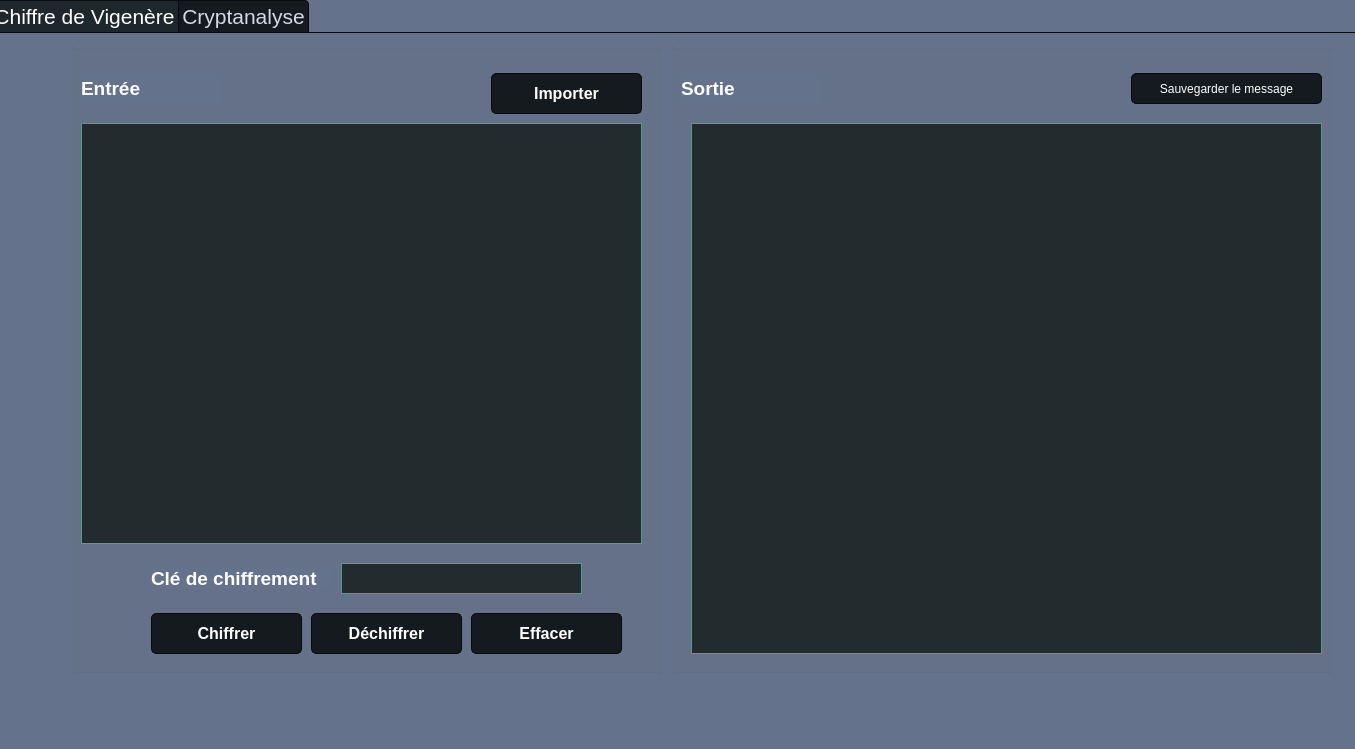
<?xml version="1.0" encoding="UTF-8"?>
<ui version="4.0">
 <class>MainWindow</class>
 <widget class="QMainWindow" name="MainWindow">
  <property name="geometry">
   <rect>
    <x>0</x>
    <y>0</y>
    <width>1355</width>
    <height>749</height>
   </rect>
  </property>
  <property name="windowTitle">
   <string>Cryptanalyse du Chiffre de Vigenère</string>
  </property>
  <property name="windowIcon">
   <iconset>
    <normaloff>crypte.png</normaloff>crypte.png</iconset>
  </property>
  <property name="styleSheet">
   <string notr="true">background-color: rgb(101, 114, 139);</string>
  </property>
  <widget class="QWidget" name="centralwidget">
   <widget class="QTabWidget" name="tabWidget">
    <property name="geometry">
     <rect>
      <x>-10</x>
      <y>0</y>
      <width>2571</width>
      <height>1421</height>
     </rect>
    </property>
    <property name="sizePolicy">
     <sizepolicy hsizetype="Maximum" vsizetype="Maximum">
      <horstretch>0</horstretch>
      <verstretch>0</verstretch>
     </sizepolicy>
    </property>
    <property name="font">
     <font>
      <pointsize>16</pointsize>
     </font>
    </property>
    <property name="styleSheet">
     <string notr="true">
QMainWindow {
	background-color:#151a1e;
}
QCalendar {
	background-color: #151a1e;
}
QTextEdit {
	border-width: 1px;
	border-style: solid;
	border-color: #4fa08b;
	background-color: #222b2e;
	color: #d3dae3;
}
QPlainTextEdit {
	border-width: 1px;
	border-style: solid;
	border-color: #4fa08b;
	background-color: #222b2e;
	color: #d3dae3;
}
QToolButton {
	border-style: solid;
	border-top-color: qlineargradient(spread:pad, x1:0.5, y1:1, x2:0.5, y2:0, stop:0 rgb(215, 215, 215), stop:1 rgb(222, 222, 222));
	border-right-color: qlineargradient(spread:pad, x1:0, y1:0.5, x2:1, y2:0.5, stop:0 rgb(217, 217, 217), stop:1 rgb(227, 227, 227));
	border-left-color: qlineargradient(spread:pad, x1:0, y1:0.5, x2:1, y2:0.5, stop:0 rgb(227, 227, 227), stop:1 rgb(217, 217, 217));
	border-bottom-color: qlineargradient(spread:pad, x1:0.5, y1:1, x2:0.5, y2:0, stop:0 rgb(215, 215, 215), stop:1 rgb(222, 222, 222));
	border-width: 1px;
	border-radius: 5px;
	color: #d3dae3;
	padding: 2px;
	background-color: rgb(255,255,255);
}
QToolButton:hover{
	border-style: solid;
	border-top-color: qlineargradient(spread:pad, x1:0.5, y1:1, x2:0.5, y2:0, stop:0 rgb(195, 195, 195), stop:1 rgb(222, 222, 222));
	border-right-color: qlineargradient(spread:pad, x1:0, y1:0.5, x2:1, y2:0.5, stop:0 rgb(197, 197, 197), stop:1 rgb(227, 227, 227));
	border-left-color: qlineargradient(spread:pad, x1:0, y1:0.5, x2:1, y2:0.5, stop:0 rgb(227, 227, 227), stop:1 rgb(197, 197, 197));
	border-bottom-color: qlineargradient(spread:pad, x1:0.5, y1:1, x2:0.5, y2:0, stop:0 rgb(195, 195, 195), stop:1 rgb(222, 222, 222));
	border-width: 1px;
	border-radius: 5px;
	color: rgb(0,0,0);
	padding: 2px;
	background-color: rgb(255,255,255);
}
QToolButton:pressed{
	border-style: solid;
	border-top-color: qlineargradient(spread:pad, x1:0.5, y1:1, x2:0.5, y2:0, stop:0 rgb(215, 215, 215), stop:1 rgb(222, 222, 222));
	border-right-color: qlineargradient(spread:pad, x1:0, y1:0.5, x2:1, y2:0.5, stop:0 rgb(217, 217, 217), stop:1 rgb(227, 227, 227));
	border-left-color: qlineargradient(spread:pad, x1:0, y1:0.5, x2:1, y2:0.5, stop:0 rgb(227, 227, 227), stop:1 rgb(217, 217, 217));
	border-bottom-color: qlineargradient(spread:pad, x1:0.5, y1:1, x2:0.5, y2:0, stop:0 rgb(215, 215, 215), stop:1 rgb(222, 222, 222));
	border-width: 1px;
	border-radius: 5px;
	color: rgb(0,0,0);
	padding: 2px;
	background-color: rgb(142,142,142);
}
QPushButton{
	border-style: solid;
	border-color: #050a0e;
	border-width: 1px;
	border-radius: 5px;
	color: #d3dae3;
	padding: 2px;
	background-color: #151a1e;
}
QPushButton::default{
	border-style: solid;
	border-color: #050a0e;
	border-width: 1px;
	border-radius: 5px;
	color: #FFFFFF;
	padding: 2px;
	background-color: #151a1e;;
}
QPushButton:hover{
	border-style: solid;
	border-color: #050a0e;
	border-width: 1px;
	border-radius: 5px;
	color: #d3dae3;
	padding: 2px;
	background-color: #1c1f1f;
}
QPushButton:pressed{
	border-style: solid;
	border-color: #050a0e;
	border-width: 1px;
	border-radius: 5px;
	color: #d3dae3;
	padding: 2px;
	background-color: #2c2f2f;
}
QPushButton:disabled{
	border-style: solid;
	border-top-color: qlineargradient(spread:pad, x1:0.5, y1:1, x2:0.5, y2:0, stop:0 rgb(215, 215, 215), stop:1 rgb(222, 222, 222));
	border-right-color: qlineargradient(spread:pad, x1:0, y1:0.5, x2:1, y2:0.5, stop:0 rgb(217, 217, 217), stop:1 rgb(227, 227, 227));
	border-left-color: qlineargradient(spread:pad, x1:0, y1:0.5, x2:1, y2:0.5, stop:0 rgb(227, 227, 227), stop:1 rgb(217, 217, 217));
	border-bottom-color: qlineargradient(spread:pad, x1:0.5, y1:1, x2:0.5, y2:0, stop:0 rgb(215, 215, 215), stop:1 rgb(222, 222, 222));
	border-width: 1px;
	border-radius: 5px;
	color: #808086;
	padding: 2px;
	background-color: rgb(142,142,142);
}
QLineEdit {
	border-width: 1px;
	border-style: solid;
	border-color: #4fa08b;
	background-color: #222b2e;
	color: #d3dae3;
}
QLabel {
	color: #d3dae3;
}
QLCDNumber {
	color: #4d9b87;
}
QProgressBar {
	text-align: center;
	color: #d3dae3;
	border-radius: 10px;
	border-color: transparent;
	border-style: solid;
	background-color: #52595d;
}
QProgressBar::chunk {
	background-color: #214037	;
	border-radius: 10px;
}
QMenuBar {
	background-color: #151a1e;
}
QMenuBar::item {
	color: #d3dae3;
  	spacing: 3px;
  	padding: 1px 4px;
	background-color: #151a1e;
}

QMenuBar::item:selected {
  	background-color: #252a2e;
	color: #FFFFFF;
}
QMenu {
	background-color: #151a1e;
}
QMenu::item:selected {
	background-color: #252a2e;
	color: #FFFFFF;
}
QMenu::item {
	color: #d3dae3;
	background-color: #151a1e;
}
QTabWidget {
	color:rgb(0,0,0);
	background-color:#000000;
}
QTabWidget::pane {
		border-color: #050a0e;
		background-color: #1e282c;
		border-style: solid;
		border-width: 1px;
    	border-bottom-left-radius: 4px;
		border-bottom-right-radius: 4px;
}
QTabBar::tab:first {
	border-style: solid;
	border-left-width:1px;
	border-right-width:0px;
	border-top-width:1px;
	border-bottom-width:0px;
	border-top-color: #050a0e;
	border-left-color: #050a0e;
	border-bottom-color: #050a0e;
	border-top-left-radius: 4px;
	color: #d3dae3;
	padding: 3px;
	margin-left:0px;
	background-color: #151a1e;
}
QTabBar::tab:last {
	border-style: solid;
	border-top-width:1px;
	border-left-width:1px;
	border-right-width:1px;
	border-bottom-width:0px;
	border-color: #050a0e;
	border-top-right-radius: 4px;
	color: #d3dae3;
	padding: 3px;
	margin-left:0px;
	background-color: #151a1e;
}
QTabBar::tab {
	border-style: solid;
	border-top-width:1px;
	border-bottom-width:0px;
	border-left-width:1px;
	border-top-color: #050a0e;
	border-left-color: #050a0e;
	border-bottom-color: #050a0e;
	color: #d3dae3;
	padding: 3px;
	margin-left:0px;
	background-color: #151a1e;
}
QTabBar::tab:selected, QTabBar::tab:last:selected, QTabBar::tab:hover {
  	border-style: solid;
  	border-left-width:1px;
	border-bottom-width:0px;
	border-right-color: transparent;
	border-top-color: #050a0e;
	border-left-color: #050a0e;
	border-bottom-color: #050a0e;
	color: #FFFFFF;
	padding: 3px;
	margin-left:0px;
	background-color: #1e282c;
}

QTabBar::tab:selected, QTabBar::tab:first:selected, QTabBar::tab:hover {
  	border-style: solid;
  	border-left-width:1px;
  	border-bottom-width:0px;
  	border-top-width:1px;
	border-right-color: transparent;
	border-top-color: #050a0e;
	border-left-color: #050a0e;
	border-bottom-color: #050a0e;
	color: #FFFFFF;
	padding: 3px;
	margin-left:0px;
	background-color: #1e282c;
}

QCheckBox {
	color: #d3dae3;
	padding: 2px;
}
QCheckBox:disabled {
	color: #808086;
	padding: 2px;
}

QCheckBox:hover {
	border-radius:4px;
	border-style:solid;
	padding-left: 1px;
	padding-right: 1px;
	padding-bottom: 1px;
	padding-top: 1px;
	border-width:1px;
	border-color: transparent;
}
QCheckBox::indicator:checked {

	height: 10px;
	width: 10px;
	border-style:solid;
	border-width: 1px;
	border-color: #4fa08b;
	color: #000000;
	background-color: qradialgradient(cx:0.4, cy:0.4, radius: 1.5,fx:0, fy:0, stop:0 #1e282c, stop:0.3 #1e282c, stop:0.4 #4fa08b, stop:0.5 #1e282c, stop:1 #1e282c);
}
QCheckBox::indicator:unchecked {

	height: 10px;
	width: 10px;
	border-style:solid;
	border-width: 1px;
	border-color: #4fa08b;
	color: #000000;
}
QRadioButton {
	color: #d3dae3;
	padding: 1px;
}
QRadioButton::indicator:checked {
	height: 10px;
	width: 10px;
	border-style:solid;
	border-radius:5px;
	border-width: 1px;
	border-color: #4fa08b;
	color: #a9b7c6;
	background-color: qradialgradient(cx:0.5, cy:0.5, radius:0.4,fx:0.5, fy:0.5, stop:0 #4fa08b, stop:1 #1e282c);
}
QRadioButton::indicator:!checked {
	height: 10px;
	width: 10px;
	border-style:solid;
	border-radius:5px;
	border-width: 1px;
	border-color: #4fa08b;
	color: #a9b7c6;
	background-color: transparent;
}
QStatusBar {
	color:#027f7f;
}
QSpinBox {
	color: #d3dae3;
	background-color: #222b2e;
	border-width: 1px;
	border-style: solid;
	border-color: #4fa08b;
}
QDoubleSpinBox {
	color: #d3dae3;
	background-color: #222b2e;
	border-width: 1px;
	border-style: solid;
	border-color: #4fa08b;
}
QTimeEdit {
	color: #d3dae3;
	background-color: #222b2e;
	border-width: 1px;
	border-style: solid;
	border-color: #4fa08b;
}
QDateTimeEdit {
	color: #d3dae3;
	background-color: #222b2e;
	border-width: 1px;
	border-style: solid;
	border-color: #4fa08b;
}
QDateEdit {
	color: #d3dae3;
	background-color: #222b2e;
	border-width: 1px;
	border-style: solid;
	border-color: #4fa08b;
}
QFontComboBox {
	color: #d3dae3;
	background-color: #222b2e;
	border-width: 1px;
	border-style: solid;
	border-color: #4fa08b;
}
QComboBox {
	color: #d3dae3;
	background-color: #222b2e;
	border-width: 1px;
	border-style: solid;
	border-color: #4fa08b;
}

QDial {
	background: #16a085;
}

QToolBox {
	color: #a9b7c6;
	background-color: #222b2e;
}
QToolBox::tab {
	color: #a9b7c6;
	background-color:#222b2e;
}
QToolBox::tab:selected {
	color: #FFFFFF;
	background-color:#222b2e;
}
QScrollArea {
	color: #FFFFFF;
	background-color:#222b2e;
}
QSlider::groove:horizontal {
	height: 5px;
	background-color: #52595d;
}
QSlider::groove:vertical {
	width: 5px;
	background-color: #52595d;
}
QSlider::handle:horizontal {
	background: #1a2224;
	border-style: solid;
	border-width: 1px;
	border-color: rgb(207,207,207);
	width: 12px;
	margin: -5px 0;
	border-radius: 7px;
}
QSlider::handle:vertical {
	background: #1a2224;
	border-style: solid;
	border-width: 1px;
	border-color: rgb(207,207,207);
	height: 12px;
	margin: 0 -5px;
	border-radius: 7px;
}
QSlider::add-page:horizontal {
    background: #52595d;
}
QSlider::add-page:vertical {
    background: #52595d;
}
QSlider::sub-page:horizontal {
    background-color: #15433a;
}
QSlider::sub-page:vertical {
    background-color: #15433a;
}
QScrollBar:horizontal {
	max-height: 10px;
	border: 1px transparent grey;
	margin: 0px 20px 0px 20px;
	background: transparent;
}
QScrollBar:vertical {
	max-width: 10px;
	border: 1px transparent grey;
	margin: 20px 0px 20px 0px;
	background: transparent;
}
QScrollBar::handle:horizontal {
	background: #52595d;
	border-style: transparent;
	border-radius: 4px;
	min-width: 25px;
}
QScrollBar::handle:horizontal:hover {
	background: #58a492;
	border-style: transparent;
	border-radius: 4px;
	min-width: 25px;
}
QScrollBar::handle:vertical {
	background: #52595d;
	border-style: transparent;
	border-radius: 4px;
	min-height: 25px;
}
QScrollBar::handle:vertical:hover {
	background: #58a492;
	border-style: transparent;
	border-radius: 4px;
	min-height: 25px;
}
QScrollBar::add-line:horizontal {
   border: 2px transparent grey;
   border-top-right-radius: 4px;
   border-bottom-right-radius: 4px;
   background: #15433a;
   width: 20px;
   subcontrol-position: right;
   subcontrol-origin: margin;
}
QScrollBar::add-line:horizontal:pressed {
   border: 2px transparent grey;
   border-top-right-radius: 4px;
   border-bottom-right-radius: 4px;
   background: rgb(181,181,181);
   width: 20px;
   subcontrol-position: right;
   subcontrol-origin: margin;
}
QScrollBar::add-line:vertical {
   border: 2px transparent grey;
   border-bottom-left-radius: 4px;
   border-bottom-right-radius: 4px;
   background: #15433a;
   height: 20px;
   subcontrol-position: bottom;
   subcontrol-origin: margin;
}
QScrollBar::add-line:vertical:pressed {
   border: 2px transparent grey;
   border-bottom-left-radius: 4px;
   border-bottom-right-radius: 4px;
   background: rgb(181,181,181);
   height: 20px;
   subcontrol-position: bottom;
   subcontrol-origin: margin;
}
QScrollBar::sub-line:horizontal {
   border: 2px transparent grey;
   border-top-left-radius: 4px;
   border-bottom-left-radius: 4px;
   background: #15433a;
   width: 20px;
   subcontrol-position: left;
   subcontrol-origin: margin;
}
QScrollBar::sub-line:horizontal:pressed {
   border: 2px transparent grey;
   border-top-left-radius: 4px;
   border-bottom-left-radius: 4px;
   background: rgb(181,181,181);
   width: 20px;
   subcontrol-position: left;
   subcontrol-origin: margin;
}
QScrollBar::sub-line:vertical {
   border: 2px transparent grey;
   border-top-left-radius: 4px;
   border-top-right-radius: 4px;
   background: #15433a;
   height: 20px;
   subcontrol-position: top;
   subcontrol-origin: margin;
}
QScrollBar::sub-line:vertical:pressed {
   border: 2px transparent grey;
   border-top-left-radius: 4px;
   border-top-right-radius: 4px;
   background: rgb(181,181,181);
   height: 20px;
   subcontrol-position: top;
   subcontrol-origin: margin;
}

QScrollBar::add-page:horizontal, QScrollBar::sub-page:horizontal {
   background: none;
}
QScrollBar::add-page:vertical, QScrollBar::sub-page:vertical {
   background: none;
}</string>
    </property>
    <property name="currentIndex">
     <number>0</number>
    </property>
    <property name="iconSize">
     <size>
      <width>16</width>
      <height>16</height>
     </size>
    </property>
    <widget class="QWidget" name="tab">
     <attribute name="title">
      <string>Chiffre de Vigenère</string>
     </attribute>
     <widget class="QGroupBox" name="groupBox">
      <property name="geometry">
       <rect>
        <x>80</x>
        <y>10</y>
        <width>591</width>
        <height>631</height>
       </rect>
      </property>
      <property name="font">
       <font>
        <pointsize>14</pointsize>
        <weight>75</weight>
        <bold>true</bold>
       </font>
      </property>
      <property name="styleSheet">
       <string notr="true">color: rgb(255, 255, 255);</string>
      </property>
      <property name="title">
       <string/>
      </property>
      <widget class="QLabel" name="label">
       <property name="geometry">
        <rect>
         <x>10</x>
         <y>30</y>
         <width>141</width>
         <height>31</height>
        </rect>
       </property>
       <property name="font">
        <font>
         <pointsize>14</pointsize>
         <weight>75</weight>
         <bold>true</bold>
        </font>
       </property>
       <property name="text">
        <string>Entrée</string>
       </property>
      </widget>
      <widget class="QPlainTextEdit" name="txtinput">
       <property name="geometry">
        <rect>
         <x>10</x>
         <y>80</y>
         <width>561</width>
         <height>421</height>
        </rect>
       </property>
       <property name="font">
        <font>
         <family>Trebuchet MS</family>
         <pointsize>12</pointsize>
         <weight>75</weight>
         <italic>false</italic>
         <bold>true</bold>
        </font>
       </property>
      </widget>
      <widget class="QLabel" name="label_4">
       <property name="geometry">
        <rect>
         <x>80</x>
         <y>525</y>
         <width>181</width>
         <height>21</height>
        </rect>
       </property>
       <property name="font">
        <font>
         <pointsize>14</pointsize>
         <weight>75</weight>
         <bold>true</bold>
        </font>
       </property>
       <property name="text">
        <string>Clé de chiffrement </string>
       </property>
      </widget>
      <widget class="QTextEdit" name="txtK">
       <property name="geometry">
        <rect>
         <x>270</x>
         <y>520</y>
         <width>241</width>
         <height>31</height>
        </rect>
       </property>
       <property name="font">
        <font>
         <pointsize>12</pointsize>
         <weight>75</weight>
         <bold>true</bold>
        </font>
       </property>
       <property name="cursor" stdset="0">
        <cursorShape>IBeamCursor</cursorShape>
       </property>
       <property name="mouseTracking">
        <bool>true</bool>
       </property>
       <property name="styleSheet">
        <string notr="true">selection-color: rgb(0, 0, 0);</string>
       </property>
      </widget>
      <widget class="QPushButton" name="btnencoder">
       <property name="geometry">
        <rect>
         <x>80</x>
         <y>570</y>
         <width>151</width>
         <height>41</height>
        </rect>
       </property>
       <property name="font">
        <font>
         <pointsize>12</pointsize>
         <weight>75</weight>
         <bold>true</bold>
        </font>
       </property>
       <property name="styleSheet">
        <string notr="true">color: rgb(255, 255, 255);</string>
       </property>
       <property name="text">
        <string>Chiffrer</string>
       </property>
      </widget>
      <widget class="QPushButton" name="pushButton_5">
       <property name="geometry">
        <rect>
         <x>400</x>
         <y>570</y>
         <width>151</width>
         <height>41</height>
        </rect>
       </property>
       <property name="font">
        <font>
         <pointsize>12</pointsize>
         <weight>75</weight>
         <bold>true</bold>
        </font>
       </property>
       <property name="styleSheet">
        <string notr="true">color: rgb(255, 255, 255);</string>
       </property>
       <property name="text">
        <string>Effacer</string>
       </property>
      </widget>
      <widget class="QPushButton" name="btndecode">
       <property name="geometry">
        <rect>
         <x>240</x>
         <y>570</y>
         <width>151</width>
         <height>41</height>
        </rect>
       </property>
       <property name="font">
        <font>
         <pointsize>12</pointsize>
         <weight>75</weight>
         <bold>true</bold>
        </font>
       </property>
       <property name="styleSheet">
        <string notr="true">color: rgb(255, 255, 255);</string>
       </property>
       <property name="text">
        <string>Déchiffrer</string>
       </property>
      </widget>
      <widget class="QPushButton" name="btnencoder_2">
       <property name="geometry">
        <rect>
         <x>420</x>
         <y>30</y>
         <width>151</width>
         <height>41</height>
        </rect>
       </property>
       <property name="font">
        <font>
         <pointsize>12</pointsize>
         <weight>75</weight>
         <bold>true</bold>
        </font>
       </property>
       <property name="styleSheet">
        <string notr="true">color: rgb(255, 255, 255);</string>
       </property>
       <property name="text">
        <string>Importer</string>
       </property>
      </widget>
     </widget>
     <widget class="QGroupBox" name="groupBox_2">
      <property name="geometry">
       <rect>
        <x>680</x>
        <y>10</y>
        <width>661</width>
        <height>631</height>
       </rect>
      </property>
      <property name="font">
       <font>
        <pointsize>14</pointsize>
        <weight>75</weight>
        <bold>true</bold>
       </font>
      </property>
      <property name="styleSheet">
       <string notr="true">color: rgb(255, 255, 255);</string>
      </property>
      <property name="title">
       <string/>
      </property>
      <widget class="QLabel" name="label_5">
       <property name="geometry">
        <rect>
         <x>10</x>
         <y>30</y>
         <width>141</width>
         <height>31</height>
        </rect>
       </property>
       <property name="font">
        <font>
         <pointsize>14</pointsize>
         <weight>75</weight>
         <bold>true</bold>
        </font>
       </property>
       <property name="text">
        <string>Sortie</string>
       </property>
      </widget>
      <widget class="QPlainTextEdit" name="txtoutput">
       <property name="geometry">
        <rect>
         <x>20</x>
         <y>80</y>
         <width>631</width>
         <height>531</height>
        </rect>
       </property>
       <property name="sizePolicy">
        <sizepolicy hsizetype="Minimum" vsizetype="Minimum">
         <horstretch>0</horstretch>
         <verstretch>0</verstretch>
        </sizepolicy>
       </property>
       <property name="font">
        <font>
         <pointsize>12</pointsize>
         <weight>75</weight>
         <bold>true</bold>
        </font>
       </property>
       <property name="layoutDirection">
        <enum>Qt::LeftToRight</enum>
       </property>
       <property name="autoFillBackground">
        <bool>true</bool>
       </property>
       <property name="styleSheet">
        <string notr="true">color:rgb(0, 0, 127);</string>
       </property>
      </widget>
      <widget class="QPushButton" name="save">
       <property name="geometry">
        <rect>
         <x>460</x>
         <y>30</y>
         <width>191</width>
         <height>31</height>
        </rect>
       </property>
       <property name="text">
        <string>Sauvegarder le message</string>
       </property>
      </widget>
     </widget>
    </widget>
    <widget class="QWidget" name="tab_3">
     <attribute name="title">
      <string>Cryptanalyse</string>
     </attribute>
     <widget class="QGroupBox" name="groupBox_3">
      <property name="geometry">
       <rect>
        <x>70</x>
        <y>10</y>
        <width>661</width>
        <height>631</height>
       </rect>
      </property>
      <property name="font">
       <font>
        <pointsize>14</pointsize>
        <weight>75</weight>
        <bold>true</bold>
       </font>
      </property>
      <property name="styleSheet">
       <string notr="true">color: rgb(255, 255, 255);</string>
      </property>
      <property name="title">
       <string/>
      </property>
      <widget class="QLabel" name="label_6">
       <property name="geometry">
        <rect>
         <x>20</x>
         <y>40</y>
         <width>91</width>
         <height>21</height>
        </rect>
       </property>
       <property name="font">
        <font>
         <pointsize>12</pointsize>
         <weight>75</weight>
         <bold>true</bold>
        </font>
       </property>
       <property name="text">
        <string>Methode </string>
       </property>
      </widget>
      <widget class="QPushButton" name="pushButton_3">
       <property name="geometry">
        <rect>
         <x>330</x>
         <y>560</y>
         <width>151</width>
         <height>41</height>
        </rect>
       </property>
       <property name="font">
        <font>
         <pointsize>12</pointsize>
         <weight>75</weight>
         <bold>true</bold>
        </font>
       </property>
       <property name="styleSheet">
        <string notr="true">color: rgb(255, 255, 255);</string>
       </property>
       <property name="text">
        <string>Cryptanalyser</string>
       </property>
      </widget>
      <widget class="QComboBox" name="comboBox">
       <property name="geometry">
        <rect>
         <x>110</x>
         <y>30</y>
         <width>291</width>
         <height>31</height>
        </rect>
       </property>
       <property name="font">
        <font>
         <pointsize>12</pointsize>
         <weight>75</weight>
         <italic>false</italic>
         <bold>true</bold>
        </font>
       </property>
       <item>
        <property name="text">
         <string>Indice de Coïncidence</string>
        </property>
       </item>
       <item>
        <property name="text">
         <string>Babbage</string>
        </property>
       </item>
      </widget>
      <widget class="QPlainTextEdit" name="txtcryptanalyse">
       <property name="geometry">
        <rect>
         <x>10</x>
         <y>80</y>
         <width>641</width>
         <height>461</height>
        </rect>
       </property>
       <property name="font">
        <font>
         <family>Trebuchet MS</family>
         <pointsize>12</pointsize>
         <weight>75</weight>
         <bold>true</bold>
        </font>
       </property>
      </widget>
      <widget class="QPushButton" name="pushButton_4">
       <property name="geometry">
        <rect>
         <x>160</x>
         <y>560</y>
         <width>151</width>
         <height>41</height>
        </rect>
       </property>
       <property name="font">
        <font>
         <pointsize>12</pointsize>
         <weight>75</weight>
         <bold>true</bold>
        </font>
       </property>
       <property name="styleSheet">
        <string notr="true">color: rgb(255, 255, 255);</string>
       </property>
       <property name="text">
        <string>Effacer</string>
       </property>
      </widget>
      <widget class="QPushButton" name="btnencoder_3">
       <property name="geometry">
        <rect>
         <x>490</x>
         <y>30</y>
         <width>151</width>
         <height>41</height>
        </rect>
       </property>
       <property name="font">
        <font>
         <pointsize>12</pointsize>
         <weight>75</weight>
         <bold>true</bold>
        </font>
       </property>
       <property name="toolTip">
        <string>Text chiffré</string>
       </property>
       <property name="styleSheet">
        <string notr="true">color: rgb(255, 255, 255);</string>
       </property>
       <property name="text">
        <string>Importer</string>
       </property>
      </widget>
     </widget>
     <widget class="QGroupBox" name="groupBox_4">
      <property name="geometry">
       <rect>
        <x>740</x>
        <y>10</y>
        <width>601</width>
        <height>631</height>
       </rect>
      </property>
      <property name="font">
       <font>
        <pointsize>14</pointsize>
        <weight>75</weight>
        <bold>true</bold>
       </font>
      </property>
      <property name="styleSheet">
       <string notr="true">color: rgb(255, 255, 255);</string>
      </property>
      <property name="title">
       <string/>
      </property>
      <widget class="QTableWidget" name="datatable">
       <property name="geometry">
        <rect>
         <x>10</x>
         <y>40</y>
         <width>571</width>
         <height>571</height>
        </rect>
       </property>
       <property name="autoFillBackground">
        <bool>true</bool>
       </property>
       <property name="autoScrollMargin">
        <number>17</number>
       </property>
       <property name="sortingEnabled">
        <bool>true</bool>
       </property>
      </widget>
      <widget class="QTextBrowser" name="txtcryptanalyse_2">
       <property name="geometry">
        <rect>
         <x>10</x>
         <y>40</y>
         <width>571</width>
         <height>571</height>
        </rect>
       </property>
       <property name="styleSheet">
        <string notr="true"/>
       </property>
      </widget>
     </widget>
    </widget>
   </widget>
  </widget>
  <widget class="QStatusBar" name="statusbar"/>
 </widget>
 <resources/>
 <connections/>
</ui>
